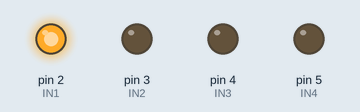
Recording of a sketch running on a simulated Arduino Uno, built with avr-gcc and run on an emulated ATmega328P. Parts: output pins drawn as LEDs (lit = HIGH). What the sketch prints to the serial monitor is not drawn.

Above: at 0.5 s.
At 2.5 s:
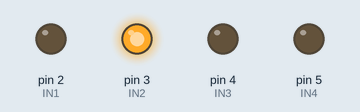
At 3.5 s:
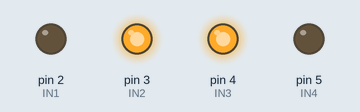
At 4.5 s:
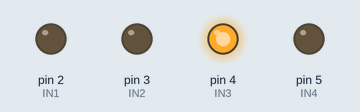
At 6.5 s:
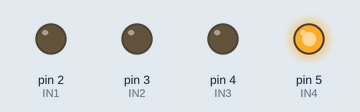
At 9.5 s:
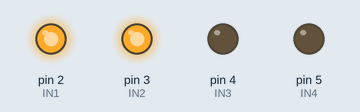
Timing chart, 0 to 10.5 s (numbered marks = the images above):
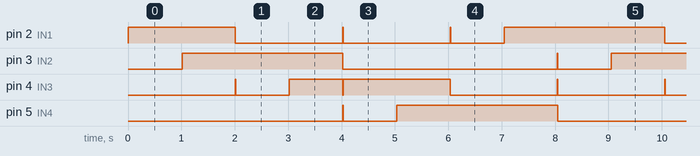

Measured:
- by itself, pin 2 (IN1): repeats every 8.0 s: 2 × (LOW 2.0 s, HIGH 0.01 s), LOW 1.0 s, HIGH 3.0 s
- by itself, pin 3 (IN2): repeats every 8.0 s: LOW 4.0 s, HIGH 0.01 s, LOW 1.0 s, HIGH 3.0 s
- by itself, pin 4 (IN3): repeats every 8.0 s: LOW 1.0 s, HIGH 1.0 s, LOW 0.01 s, HIGH 2.0 s, 2 × (LOW 2.0 s, HIGH 0.01 s)
- by itself, pin 5 (IN4): repeats every 8.0 s: LOW 1.0 s, HIGH 3.0 s, LOW 4.0 s, HIGH 0.01 s

The sketch:

testepasso2.ino
```cpp
#define CLK_PERIOD_MS 1000UL // Clock de 1 Hz
#define IN1 2
#define IN2 3
#define IN3 4
#define IN4 5


bool AND(bool a, bool b){return a && b;}
bool NAND(bool a, bool b){return !(a && b);}
bool NOT(bool a){return !a;}
bool OR(bool a, bool b){return (a || b);}

int passos = 0;

bool Q1=0, Q2=0, Q3=0;
bool Q1bar=1, Q2bar=1, Q3bar=1;

bool QM1=0, QMbar1=1;
bool QM2=0, QMbar2=1;
bool QM3=0, QMbar3=1;

bool CLK=0, lastCLK=0;
unsigned long lastToggle=0;
unsigned long halfPeriod = CLK_PERIOD_MS/2;

bool m1 = 0, m2 = 0, m3 = 0, m4 = 0;

// ---------- Função que simula um FFD completo ----------
void FFD(bool D, bool CLK, bool &Q, bool &Qbar, bool &QM, bool &QMbar){
  bool Sm = NAND(D, CLK);
  bool Rm = NAND(NOT(D), CLK);
  QM = NAND(Sm, QMbar);
  QMbar = NAND(Rm, QM);

  bool CLKbar = NOT(CLK);
  bool Se = NAND(QM, CLKbar);
  bool Re = NAND(QMbar, CLKbar);
  Q = NAND(Se, Qbar);
  Qbar = NAND(Re, Q);
}

bool MUX(bool S0, bool S1, bool I0, bool I1, bool I2, bool I3) {
    bool S0bar = !S0;
    bool S1bar = !S1;

    bool T0 = AND(AND(S1bar, S0bar), I0);
    bool T1 = AND(AND(S1bar, S0), I1);
    bool T2 = AND(AND(S1, S0bar), I2);
    bool T3 = AND(AND(S1, S0), I3);

    bool Y = OR(OR(T0, T1), OR(T2, T3));
    return Y;
}

void setup(){
  Serial.begin(9600);
  pinMode(IN1, OUTPUT);
  pinMode(IN2, OUTPUT);
  pinMode(IN3, OUTPUT);
  pinMode(IN4, OUTPUT);

}

void loop(){
  unsigned long now = millis();
  if (now - lastToggle >= halfPeriod){
    lastToggle = now;
    CLK = !CLK; // alterna clock
    passos = passos + 1;
    Serial.println("Passo: ");
    Serial.print(passos);
  }

  bool D1 = !Q1;
  bool D2 = Q2 ^ Q1;
  bool D3 = Q3 ^ (Q2 && Q1);

  FFD(D1, CLK, Q1, Q1bar, QM1, QMbar1);
  FFD(D2, CLK, Q2, Q2bar, QM2, QMbar2);
  FFD(D3, CLK, Q3, Q3bar, QM3, QMbar3);


  delay(5);

  m1 = MUX(Q1, Q2, Q3bar, Q3bar, LOW, Q3);
  m2 = MUX(Q1, Q2, LOW, Q3bar, Q3bar, Q3bar);
  m3 = MUX(Q1, Q2, Q3, Q3, LOW, Q3bar);
  m4 = MUX(Q1, Q2, LOW, Q3, Q3, Q3);

  digitalWrite(IN1, m1);
  digitalWrite(IN2, m2);
  digitalWrite(IN3, m3);
  digitalWrite(IN4, m4);


  lastCLK = CLK;
  delay(3);
}
```
